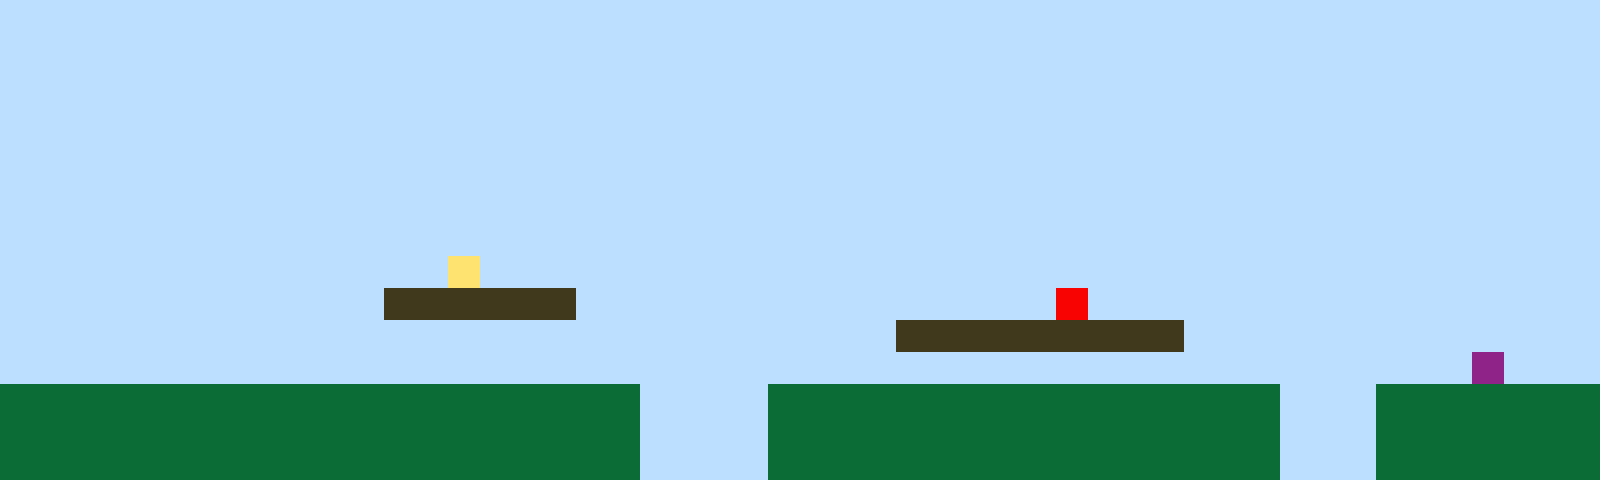

This game map was drawn from its Tiled (.tmx) file and the tilesets committed beside it. A one-line description and the full map source follow:
An orthogonal 50x15 tile map with 32x32 px tiles, 1 tile layer (Tile Layer 1).

<map version="1.10" tiledversion="1.11.2" orientation="orthogonal" renderorder="right-up" width="50" height="15" tilewidth="32" tileheight="32" infinite="0" nextlayerid="2" nextobjectid="1"><editorsettings><export target="map1.csv" format="csv" /></editorsettings><tileset firstgid="1" name="sprites" tilewidth="32" tileheight="32" tilecount="6" columns="3"><image source="sprites.png" width="96" height="64" /></tileset><layer id="1" name="Tile Layer 1" width="50" height="15"><data encoding="csv">1,1,1,1,1,1,1,1,1,1,1,1,1,1,1,1,1,1,1,1,1,1,1,1,1,1,1,1,1,1,1,1,1,1,1,1,1,1,1,1,1,1,1,1,1,1,1,1,1,1,1,1,1,1,1,1,1,1,1,1,1,1,1,1,1,1,1,1,1,1,1,1,1,1,1,1,1,1,1,1,1,1,1,1,1,1,1,1,1,1,1,1,1,1,1,1,1,1,1,1,1,1,1,1,1,1,1,1,1,1,1,1,1,1,1,1,1,1,1,1,1,1,1,1,1,1,1,1,1,1,1,1,1,1,1,1,1,1,1,1,1,1,1,1,1,1,1,1,1,1,1,1,1,1,1,1,1,1,1,1,1,1,1,1,1,1,1,1,1,1,1,1,1,1,1,1,1,1,1,1,1,1,1,1,1,1,1,1,1,1,1,1,1,1,1,1,1,1,1,1,1,1,1,1,1,1,1,1,1,1,1,1,1,1,1,1,1,1,1,1,1,1,1,1,1,1,1,1,1,1,1,1,1,1,1,1,1,1,1,1,1,1,1,1,1,1,1,1,1,1,1,1,1,1,1,1,1,1,1,1,1,1,1,1,1,1,1,1,1,1,1,1,1,1,1,1,1,1,1,1,1,1,1,1,1,1,1,1,1,1,1,1,1,1,1,1,1,1,1,1,1,1,1,1,1,1,1,1,1,1,1,1,1,1,1,1,1,1,1,1,1,1,1,1,1,1,1,1,1,1,1,1,1,1,1,1,1,1,1,1,1,1,1,1,1,1,1,1,1,1,1,1,1,1,1,1,1,1,1,1,1,1,1,1,1,1,1,1,1,1,1,1,1,1,1,1,1,1,1,1,1,1,1,1,1,1,1,1,1,1,1,1,1,1,1,1,1,1,1,1,1,1,1,1,1,1,1,1,1,1,1,1,1,1,4,1,1,1,1,1,1,1,1,1,1,1,1,1,1,1,1,1,1,1,1,1,1,1,1,1,1,1,1,1,1,1,1,1,1,1,1,1,1,1,1,1,1,1,1,1,1,1,3,3,3,3,3,3,1,1,1,1,1,1,1,1,1,1,1,1,1,1,1,5,1,1,1,1,1,1,1,1,1,1,1,1,1,1,1,1,1,1,1,1,1,1,1,1,1,1,1,1,1,1,1,1,1,1,1,1,1,1,1,1,1,1,1,1,3,3,3,3,3,3,3,3,3,1,1,1,1,1,1,1,1,1,1,1,1,1,1,1,1,1,1,1,1,1,1,1,1,1,1,1,1,1,1,1,1,1,1,1,1,1,1,1,1,1,1,1,1,1,1,1,1,1,1,1,1,1,1,1,1,1,1,1,6,1,1,1,2,2,2,2,2,2,2,2,2,2,2,2,2,2,2,2,2,2,2,2,1,1,1,1,2,2,2,2,2,2,2,2,2,2,2,2,2,2,2,2,1,1,1,2,2,2,2,2,2,2,2,2,2,2,2,2,2,2,2,2,2,2,2,2,2,2,2,2,2,2,1,1,1,1,2,2,2,2,2,2,2,2,2,2,2,2,2,2,2,2,1,1,1,2,2,2,2,2,2,2,2,2,2,2,2,2,2,2,2,2,2,2,2,2,2,2,2,2,2,2,1,1,1,1,2,2,2,2,2,2,2,2,2,2,2,2,2,2,2,2,1,1,1,2,2,2,2,2,2,2</data></layer></map>
